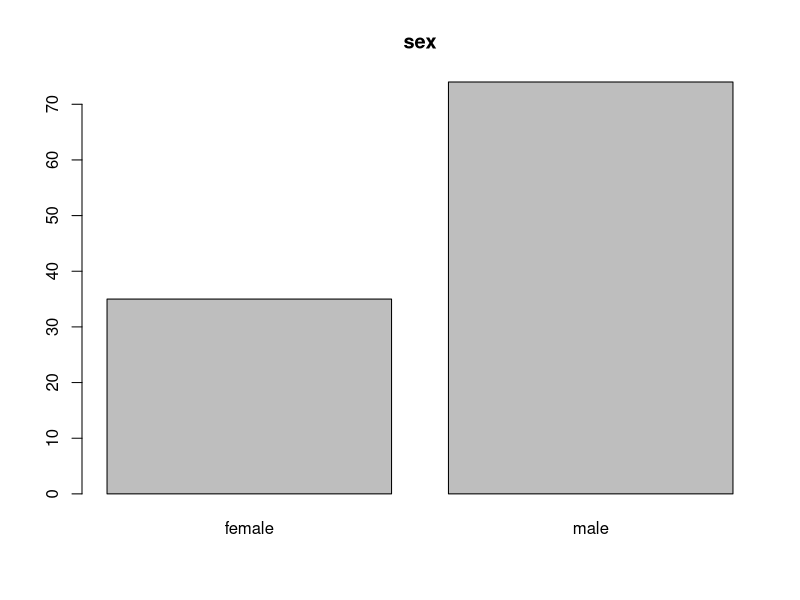
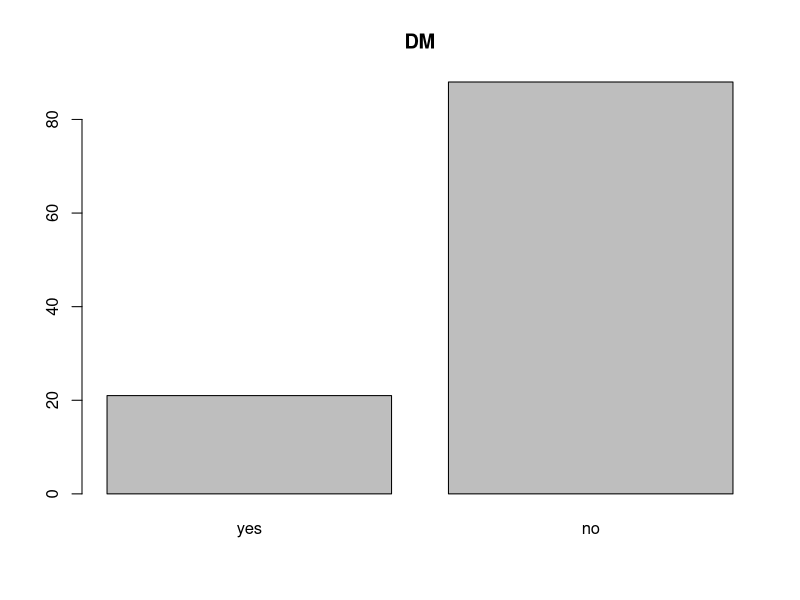
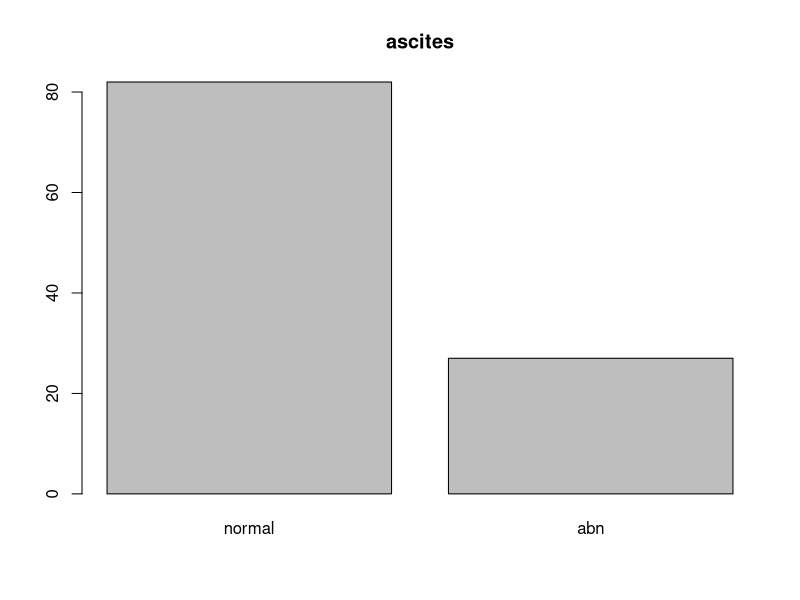
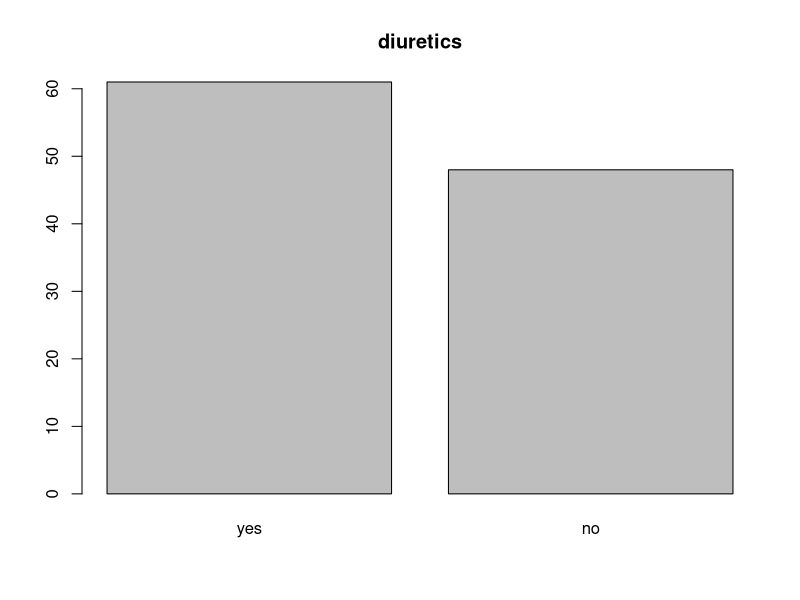
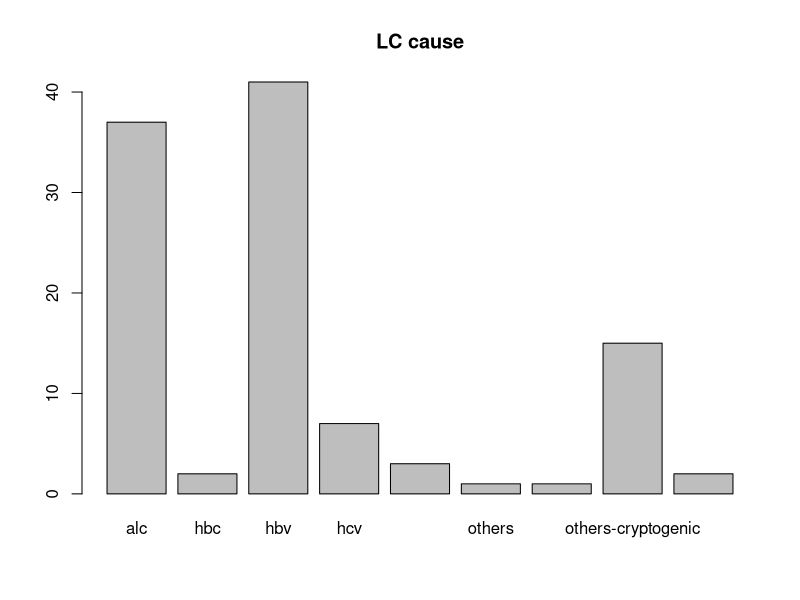
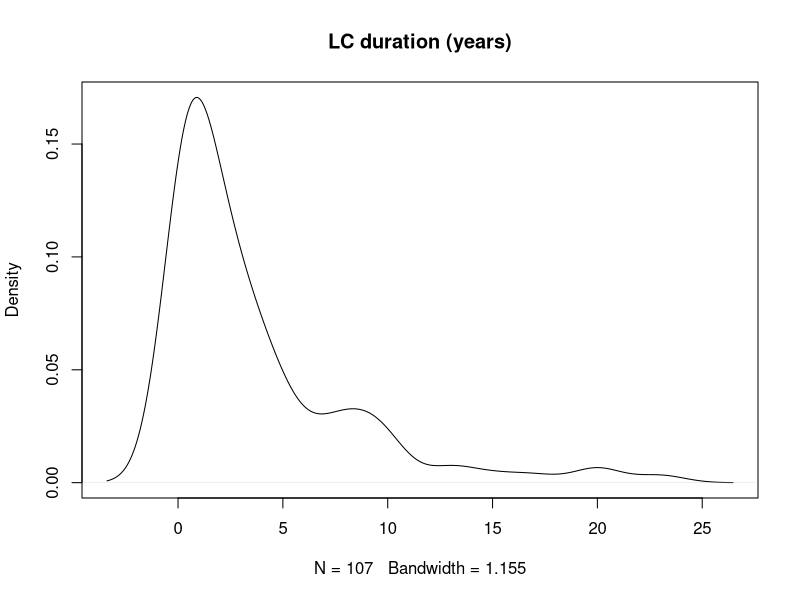
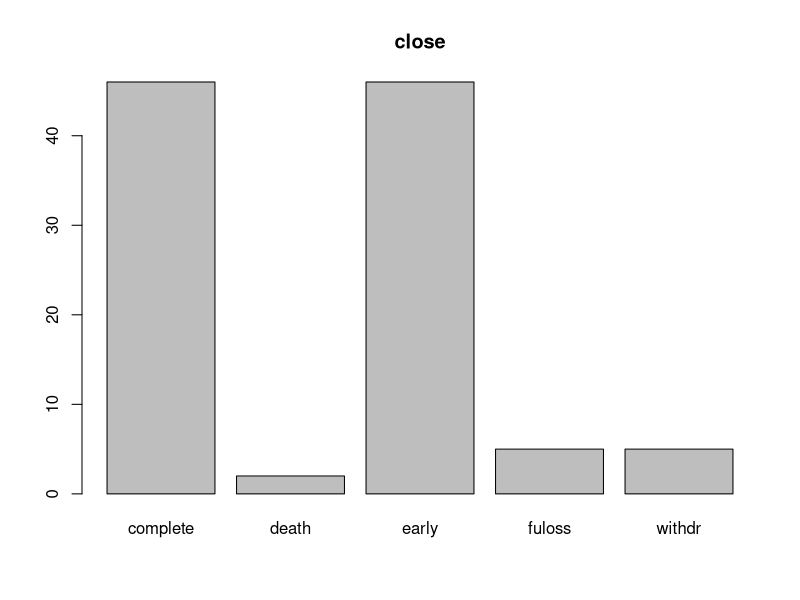
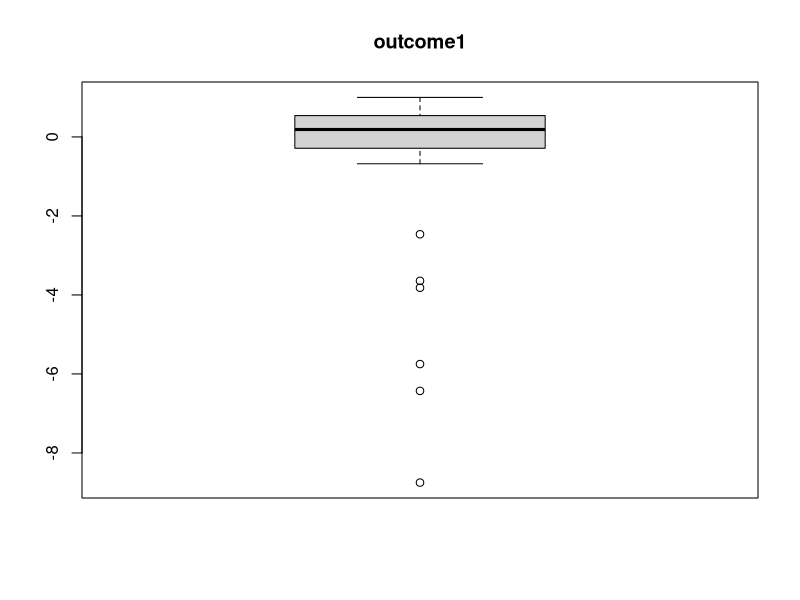

Write R code to recreate these figures, in order.
#install package "readxl"
setwd("C:/Users/user/Desktop/ml_als")
install.packages("readxl")
library(readxl)
excel_sheets("crampLC.xlsx")

#screen
screen <- read_excel("crampLC.xlsx", sheet = "screen")
nrow(screen)
table(screen$`screen_pass   yes                no`)
table(screen$sreen_fail_cause)
barplot(table(screen$`sex        male       female`), main = "sex")
screen$`DM     yes  no    uk` <- factor(screen$`DM     yes  no    uk`, levels = c("yes", "no"))
barplot(table(screen$`DM     yes  no    uk`), main = "DM")
screen$`ascites        normol         abn              na` <- factor(screen$`ascites        normol         abn              na`, levels = c("normal", "abn"))
barplot(table(screen$`ascites        normol         abn              na`), main = "ascites")
screen$`diuretic        yes              no               na` <- factor(screen$`diuretic        yes              no               na`, levels = c("yes", "no"))
barplot(table(screen$`diuretic        yes              no               na`), main = "diuretics")
barplot(table(screen$`LC_cause    alc              hbv              hcv             pbc              psc               others`), main = "LC cause")
plot(density(as.numeric(screen$`LC_dur         years`[-c(8, 14)])), main = "LC duration (years)")

#close
close <- read_excel("crampLC.xlsx", sheet = "close")
barplot(table(close$`close          complete    early            death          withdr          fuloss         violate         others`), main = "close")
table(close$`close          complete    early            death          withdr          fuloss         violate         others`)

#runin
runin <- read_excel("crampLC.xlsx", sheet = "runin")
colnames(runin) <- c("pt_no", "date_ri", "dropout_ri", "dropout_ri_cause", "freq_ri_1w", "freq_ri_2w", "freq_ri_3w", "freq_ri_4w", "freq_ri_tot", "pain_ri_1w", "pain_ri_2w", "pain_ri_3w", "pain_ri_4w", "pain_ri_tot", "freq_sl_ri_1w", "freq_sl_ri_2w", "freq_sl_ri_3w", "freq_sl_ri_4w", "freq_sl_ri_tot", "ldqol_ri", "bil_ri", "alb_ri", "ptime_ri", "ascites_ri", "enceph_ri", "cpscore_ri", "cps_ri", "cbc_ri", "chem_ri", "coag_ri")
table(runin$dropout_ri)

#visit3
visit3 <- read_excel("crampLC.xlsx", sheet = "visit3")
colnames(visit3) <- c("pt_no", "date", "dropout", "dropout_cause", "freq", "pain", "freq_sl", "compl", "se", "d", "tx", "remark")
table(visit3$dropout)
table(visit3$dropout_cause)

#visit4
visit4 <- read_excel("crampLC.xlsx", sheet = "visit4")
colnames(visit4) <- c("pt_no", "date", "dose", "dropout", "dropout_cause", "freq_1w", "freq_2w", "freq_3w", "freq_4w", "freq_tot", "pain_1w", "pain_2w", "pain_3w", "pain_4w", "pain_tot", "freq_sl_1w", "freq_sl_2w", "freq_sl_3w", "freq_sl_4w", "freq_sl_tot", "compl", "ldqol", "cbc_ri", "chem_ri", "coag_ri", "bil", "alb", "ptime", "ascites", "enceph", "cpscore", "cps",  "se", "cgi", "d", "tx", "remark")
table(visit4$dropout)
table(visit4$dropout_cause)

#outcome1
library(dplyr)
runin.outcome <- select(runin, c(pt_no, freq_ri_tot))
visit4.outcome <- select(visit4, c(pt_no, freq_tot))
outcome1 <- left_join(runin.outcome, visit4.outcome, by = "pt_no" )
outcome1 <- na.omit(outcome1)
outcome1$freq_ri_tot <- as.numeric(outcome1$freq_ri_tot)
outcome1$freq_tot <- as.numeric(outcome1$freq_tot)
outcome1 <- na.omit(outcome1)
outcome1 <- mutate(outcome1, outcome1 = (freq_ri_tot - freq_tot)/freq_ri_tot)
boxplot(outcome1$outcome1, main = "outcome1")
outcome1.nooutlier <- filter(outcome1, outcome1 > -2)
outcome1.outlier <- filter(outcome1, outcome1 <= -2)
outcome1.outlier
nrow(outcome1.nooutlier)
hist(outcome1.nooutlier$outcome1, main = "histogram of outcome1 without outliers", xlab = "outcome1", breaks = seq(-1, 1, 0.2))

#outcome2
#1. ratio of outcome1 >= 0.5
nrow(filter(outcome1, outcome1 >= 0.5)) / nrow(outcome1)
#2. average pain difference
visit4$pain_1w <- as.numeric(visit4$pain_1w)
visit4$pain_2w <- as.numeric(visit4$pain_2w)
visit4$pain_3w <- as.numeric(visit4$pain_3w)
visit4$pain_4w <- as.numeric(visit4$pain_4w)
visit4$freq_tot <- as.numeric(visit4$freq_tot)
visit4.a.p.d <- visit4 %>%
  select(c(pt_no, pain_1w, pain_2w, pain_3w, pain_4w, freq_tot)) %>%
  na.omit() %>%
  mutate(v.a.p.d = (pain_1w + pain_2w + pain_3w + pain_4w ) / freq_tot )
runin$pain_ri_1w <- as.numeric(runin$pain_ri_1w)
runin$pain_ri_2w <- as.numeric(runin$pain_ri_2w)
runin$pain_ri_3w <- as.numeric(runin$pain_ri_3w)
runin$pain_ri_4w <- as.numeric(runin$pain_ri_4w)
runin$freq_ri_tot <- as.numeric(runin$freq_ri_tot)
runin.a.p.d <- runin %>%
  select(c(pt_no, pain_ri_1w, pain_ri_2w, pain_ri_3w, pain_ri_4w, freq_ri_tot)) %>%
  na.omit() %>%
  mutate(r.a.p.d = (pain_ri_1w + pain_ri_2w + pain_ri_3w + pain_ri_4w ) / freq_ri_tot )
a.p.d <- left_join(visit4.a.p.d, runin.a.p.d, by = "pt_no")
a.p.d <- a.p.d[complete.cases(a.p.d),]
a.p.d <- mutate(a.p.d, a.p.d = v.a.p.d - r.a.p.d)
hist(a.p.d$a.p.d, main = "average pain difference", xlab = "average pain difference", breaks = seq(-4, 6, 0.5) )

#new
screen.new <- select(screen, c(`pt_no                                                     S-`, age, `sex        male       female`, `diuretic        yes              no               na`, `LC_cause    alc              hbv              hcv             pbc              psc               others`, `LC_dur         years`))
colnames(screen.new) <- c("pt_no", "age", "sex", "diuretics", "LCcause", "LCdur")
runin.new <- select(runin, c(pt_no, dropout_ri, freq_ri_tot, cpscore_ri, pain_ri_1w, pain_ri_2w, pain_ri_3w, pain_ri_4w, freq_sl_ri_tot))
runin.sixty <- left_join(screen.new, runin.new, by = "pt_no")
runin.sixty.incl <- filter(runin.sixty, dropout_ri == "incl")
runin.sixty.incl <- mutate(runin.sixty.incl, average_pain = (pain_ri_1w + pain_ri_2w + pain_ri_3w + pain_ri_4w)/freq_ri_tot )
runin.sixty.incl$sex <- factor(runin.sixty.incl$sex)
runin.sixty.incl$LCcause <- factor(runin.sixty.incl$LCcause)
runin.sixty.incl$diuretics <- factor(runin.sixty.incl$diuretics)
runin.sixty.incl$LCdur <- as.numeric(runin.sixty.incl$LCdur)
runin.sixty.incl$cpscore_ri <- factor(runin.sixty.incl$cpscore_ri)
runin.sixty.incl$freq_sl_ri_tot <- as.numeric(runin.sixty.incl$freq_sl_ri_tot)
summary(select(runin.sixty.incl, c(age, sex, cpscore_ri, freq_ri_tot, average_pain, freq_sl_ri_tot, diuretics, LCcause, LCdur)))
hist(runin.sixty.incl$age, main = "age")
hist(runin.sixty.incl$freq_ri_tot, main = "frequency")
boxplot(runin.sixty.incl$freq_ri_tot, main = "frequency")
hist(runin.sixty.incl$freq_sl_ri_tot, main = "frequency while sleeping")
boxplot(runin.sixty.incl$freq_sl_ri_tot, main = "frequency while sleeping")
hist(runin.sixty.incl$average_pain, main = "average pain")
hist(runin.sixty.incl$LCdur, main = "LC duration", xlab = "years")
